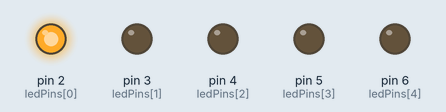
A sketch run on a simulated Arduino Uno, built with avr-gcc and run on an emulated ATmega328P. On the bench: output pins drawn as LEDs (lit = HIGH).

Above: at 0.2 s.
At 1.2 s:
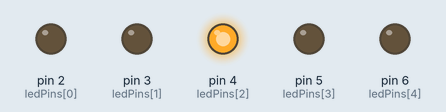
At 1.7 s:
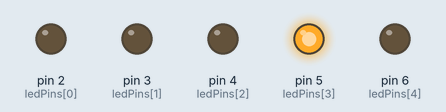
At 3.2 s:
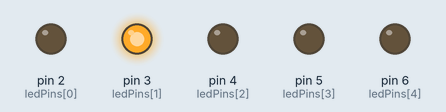
At 4.7 s:
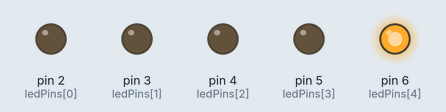
Timing chart, 0 to 5.8 s (numbered marks = the images above):
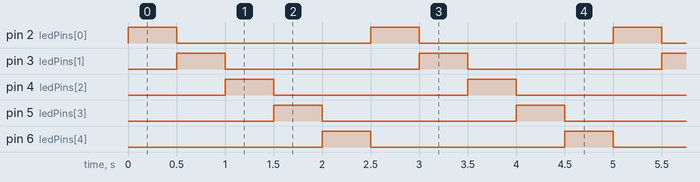

The sketch:

sketch_jun10a.ino
```cpp
// Define the LED pins
int ledPins[] = {2, 3, 4, 5, 6};
// Define the number of LEDs
int numLEDs = sizeof(ledPins) / sizeof(ledPins[0]);

// Define the time interval for each LED
int onDuration = 500;    // milliseconds

void setup() {
  // Set LED pins as OUTPUT
  for (int i = 0; i < numLEDs; i++) {
    pinMode(ledPins[i], OUTPUT);
  }
}

void loop() {
  // Turn on each LED one after the other
  for (int i = 0; i < numLEDs; i++) {
    digitalWrite(ledPins[i], HIGH);  // Turn LED on
    delay(onDuration);               // Wait for the specified duration
    digitalWrite(ledPins[i], LOW);   // Turn LED off
  }
}
```

Measured:
- by itself, pin 2 (ledPins[0]), pin 3 (ledPins[1]), pin 4 (ledPins[2]), pin 5 (ledPins[3]), pin 6 (ledPins[4]): alternates HIGH for 0.50 s and LOW for 2.0 s
- by itself, everything shown: repeats every 2.5 s, in 6 steps
